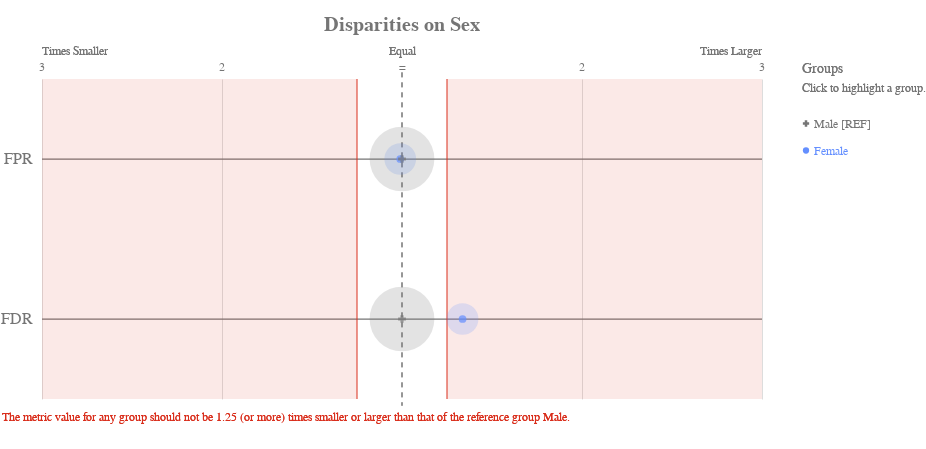

Notebook code for this chart:
### Markdown cell above
### Check for disparities in Sex

### Code cell
ap.disparity(bdf, metrics, 'sex', fairness_threshold = disparity_tolerance)

### Figure 1 — Vega-Lite specification as saved in the notebook (floating-point values rounded to 4 significant figures)
{"config": {"view": {"continuousWidth": 400, "continuousHeight": 300, "strokeWidth": 0}, "axisLeft": {"labelColor": "rgb(117,117,117)", "labelFont": "Arial", "labelFontSize": 16}, "title": {"align": "center", "baseline": "middle", "color": "rgb(117,117,117)", "font": "Arial", "fontSize": 20, "fontWeight": "bold"}}, "layer": [{"data": {"name": "data-99e6e85d8dec8831ad6997b70771f4a9"}, "mark": {"type": "rule", "stroke": "rgb(117,117,117)", "strokeWidth": 1.25, "tooltip": ""}, "encoding": {"x": {"type": "quantitative", "field": "x", "scale": {"domain": [-2, 2], "range": [40.0, 760.0]}}, "x2": {"field": "x2"}, "y": {"type": "nominal", "axis": {"domain": false, "labelAngle": 0, "labelPadding": -30, "orient": "left", "ticks": false, "title": ""}, "field": "metric", "scale": {"domain": ["FPR", "FDR"], "range": [40.0, 360.0]}}}}, {"data": {"name": "data-79dd248bdaa0ea02c535240e8ad022c8"}, "mark": {"type": "rule", "stroke": "rgb(117,117,117)", "strokeDash": [5, 5], "strokeWidth": 1}, "encoding": {"tooltip": {"value": "Male [REF]"}, "x": {"value": 400.0}, "y": {"value": 33.33}, "y2": {"value": 366.7}}}, {"data": {"name": "data-c233327f4cd9b4c2df31bf8015c83e4a"}, "mark": {"type": "text", "align": "center", "color": "rgb(117,117,117)", "font": "Arial", "fontSize": 12, "fontWeight": "normal", "tooltip": ""}, "encoding": {"text": {"type": "nominal", "field": "label"}, "x": {"type": "quantitative", "field": "value", "scale": {"domain": [-2, 2], "range": [40.0, 760.0]}}, "y": {"value": 28.0}}}, {"layer": [{"mark": {"type": "text", "align": "left", "fill": "rgb(117,117,117)", "font": "Arial", "fontSize": 12, "fontWeight": "normal", "tooltip": ""}, "encoding": {"text": {"value": "Times Smaller"}, "x": {"value": 40.0}, "y": {"value": 12.0}}}, {"mark": {"type": "text", "align": "right", "fill": "rgb(117,117,117)", "font": "Arial", "fontSize": 12, "fontWeight": "normal", "tooltip": ""}, "encoding": {"text": {"value": "Times Larger"}, "x": {"value": 760.0}, "y": {"value": 12.0}}}, {"mark": {"type": "text", "align": "center", "fill": "rgb(117,117,117)", "font": "Arial", "fontSize": 12, "fontWeight": "normal", "tooltip": ""}, "encoding": {"text": {"value": "Equal"}, "x": {"value": 400.0}, "y": {"value": 12.0}}}], "data": {"name": "data-79dd248bdaa0ea02c535240e8ad022c8"}}, {"layer": [{"mark": {"type": "rule", "opacity": 0.8, "stroke": "rgb(217, 46, 28)", "strokeWidth": 1.25, "tooltip": ""}, "encoding": {"x": {"type": "quantitative", "field": "min", "scale": {"domain": [-2, 2], "range": [40.0, 760.0]}}, "y": {"value": 40.0}, "y2": {"value": 360.0}}}, {"mark": {"type": "rule", "opacity": 0.8, "stroke": "rgb(217, 46, 28)", "strokeWidth": 1.25, "tooltip": ""}, "encoding": {"x": {"type": "quantitative", "field": "max", "scale": {"domain": [-2, 2], "range": [40.0, 760.0]}}, "y": {"value": 40.0}, "y2": {"value": 360.0}}}, {"layer": [{"mark": {"type": "rect", "fill": "rgb(217, 46, 28)", "opacity": 0.1, "tooltip": ""}, "encoding": {"x": {"type": "quantitative", "field": "min", "scale": {"domain": [-2, 2], "range": [40.0, 760.0]}}, "x2": {"field": "lower_end"}, "y": {"value": 40.0}, "y2": {"value": 360.0}}}, {"mark": {"type": "rect", "fill": "rgb(217, 46, 28)", "opacity": 0.1, "tooltip": ""}, "encoding": {"x": {"type": "quantitative", "field": "max", "scale": {"domain": [-2, 2], "range": [40.0, 760.0]}}, "x2": {"field": "upper_end"}, "y": {"value": 40.0}, "y2": {"value": 360.0}}}]}, {"data": {"name": "data-79dd248bdaa0ea02c535240e8ad022c8"}, "mark": {"type": "text", "align": "left", "baseline": "top", "fill": "rgb(217, 46, 28)", "font": "Arial", "fontSize": 12, "fontWeight": "normal", "tooltip": ""}, "encoding": {"text": {"value": "The metric value for any group should not be 1.25 (or more) times smaller or larger than that of the reference group Male."}, "x": {"value": 0}, "y": {"value": 373.3}}}], "data": {"name": "data-feb20f5d4dfe62687617135ffee93d46"}}, {"layer": [{"mark": "circle"}, {"data": {"name": "data-5cad3661f0c3c3766347afeafabd2900"}, "mark": {"type": "circle", "opacity": 0.2}, "encoding": {"color": {"condition": {"type": "nominal", "field": "attribute_value", "legend": null, "scale": {"domain": ["Male", "Female"], "range": ["rgb(117,117,117)", "rgb(100, 143, 255)", "rgb(254, 97, 0)", "rgb(220, 38, 127)", "rgb(255, 176, 0)", "rgb(120, 94, 240)"]}, "selection": "selector013"}, "value": "rgb(224,224,224)"}, "size": {"type": "quantitative", "field": "group_size", "legend": null, "scale": {"domain": [0, 6983.0], "range": [0, 5027.0]}}, "tooltip": [{"type": "nominal", "field": "attribute_value", "title": "Group"}, {"type": "nominal", "field": "tooltip_group_size", "title": "Group Size"}, {"type": "nominal", "field": "tooltip_disparity_explanation_fpr", "title": "Disparity"}, {"type": "quantitative", "field": "fpr", "format": ".2f", "title": "FPR"}], "x": {"type": "quantitative", "axis": {"domain": false, "labels": false, "ticks": false, "title": null, "values": [1, 2, -2, -1]}, "field": "fpr_disparity_scaled", "scale": {"domain": [-2, 2], "range": [40.0, 760.0]}}, "y": {"type": "nominal", "axis": {"domain": false, "grid": false, "labels": false, "ticks": false, "title": " "}, "field": "metric_variable", "scale": {"domain": ["FPR", "FDR"], "range": [40.0, 360.0]}}}, "selection": {"selector015": {"type": "multi", "empty": "all", "fields": ["attribute_value"]}}, "transform": [{"calculate": "'FPR'", "as": "metric_variable"}]}, {"data": {"name": "data-5cad3661f0c3c3766347afeafabd2900"}, "mark": {"type": "circle", "opacity": 0.2}, "encoding": {"color": {"condition": {"type": "nominal", "field": "attribute_value", "legend": null, "scale": {"domain": ["Male", "Female"], "range": ["rgb(117,117,117)", "rgb(100, 143, 255)", "rgb(254, 97, 0)", "rgb(220, 38, 127)", "rgb(255, 176, 0)", "rgb(120, 94, 240)"]}, "selection": "selector013"}, "value": "rgb(224,224,224)"}, "size": {"type": "quantitative", "field": "group_size", "legend": null, "scale": {"domain": [0, 6983.0], "range": [0, 5027.0]}}, "tooltip": [{"type": "nominal", "field": "attribute_value", "title": "Group"}, {"type": "nominal", "field": "tooltip_group_size", "title": "Group Size"}, {"type": "nominal", "field": "tooltip_disparity_explanation_fdr", "title": "Disparity"}, {"type": "quantitative", "field": "fdr", "format": ".2f", "title": "FDR"}], "x": {"type": "quantitative", "axis": {"domain": false, "labels": false, "ticks": false, "title": null, "values": [1, 2, -2, -1]}, "field": "fdr_disparity_scaled", "scale": {"domain": [-2, 2], "range": [40.0, 760.0]}}, "y": {"type": "nominal", "axis": {"domain": false, "grid": false, "labels": false, "ticks": false, "title": " "}, "field": "metric_variable", "scale": {"domain": ["FPR", "FDR"], "range": [40.0, 360.0]}}}, "selection": {"selector017": {"type": "multi", "empty": "all", "fields": ["attribute_value"]}}, "transform": [{"calculate": "'FDR'", "as": "metric_variable"}]}, {"layer": [{"mark": "point"}, {"data": {"name": "data-5cad3661f0c3c3766347afeafabd2900"}, "mark": {"type": "point", "filled": true, "size": 60}, "encoding": {"color": {"condition": {"type": "nominal", "field": "attribute_value", "legend": null, "scale": {"domain": ["Male", "Female"], "range": ["rgb(117,117,117)", "rgb(100, 143, 255)", "rgb(254, 97, 0)", "rgb(220, 38, 127)", "rgb(255, 176, 0)", "rgb(120, 94, 240)"]}, "selection": "selector013"}, "value": "rgb(224,224,224)"}, "shape": {"type": "nominal", "field": "attribute_value", "legend": null, "scale": {"domain": ["Male", "Female"], "range": ["cross", "circle"]}}, "tooltip": [{"type": "nominal", "field": "attribute_value", "title": "Group"}, {"type": "nominal", "field": "tooltip_group_size", "title": "Group Size"}, {"type": "nominal", "field": "tooltip_disparity_explanation_fpr", "title": "Disparity"}, {"type": "quantitative", "field": "fpr", "format": ".2f", "title": "FPR"}], "x": {"type": "quantitative", "axis": {"domain": false, "labels": false, "ticks": false, "title": null, "values": [1, 2, -2, -1]}, "field": "fpr_disparity_scaled", "scale": {"domain": [-2, 2], "range": [40.0, 760.0]}}, "y": {"type": "nominal", "axis": {"domain": false, "grid": false, "labels": false, "ticks": false, "title": " "}, "field": "metric_variable", "scale": {"domain": ["FPR", "FDR"], "range": [40.0, 360.0]}}}, "selection": {"selector014": {"type": "multi", "empty": "all", "fields": ["attribute_value"]}}, "transform": [{"calculate": "'FPR'", "as": "metric_variable"}]}, {"data": {"name": "data-5cad3661f0c3c3766347afeafabd2900"}, "mark": {"type": "point", "filled": true, "size": 60}, "encoding": {"color": {"condition": {"type": "nominal", "field": "attribute_value", "legend": null, "scale": {"domain": ["Male", "Female"], "range": ["rgb(117,117,117)", "rgb(100, 143, 255)", "rgb(254, 97, 0)", "rgb(220, 38, 127)", "rgb(255, 176, 0)", "rgb(120, 94, 240)"]}, "selection": "selector013"}, "value": "rgb(224,224,224)"}, "shape": {"type": "nominal", "field": "attribute_value", "legend": null, "scale": {"domain": ["Male", "Female"], "range": ["cross", "circle"]}}, "tooltip": [{"type": "nominal", "field": "attribute_value", "title": "Group"}, {"type": "nominal", "field": "tooltip_group_size", "title": "Group Size"}, {"type": "nominal", "field": "tooltip_disparity_explanation_fdr", "title": "Disparity"}, {"type": "quantitative", "field": "fdr", "format": ".2f", "title": "FDR"}], "x": {"type": "quantitative", "axis": {"domain": false, "labels": false, "ticks": false, "title": null, "values": [1, 2, -2, -1]}, "field": "fdr_disparity_scaled", "scale": {"domain": [-2, 2], "range": [40.0, 760.0]}}, "y": {"type": "nominal", "axis": {"domain": false, "grid": false, "labels": false, "ticks": false, "title": " "}, "field": "metric_variable", "scale": {"domain": ["FPR", "FDR"], "range": [40.0, 360.0]}}}, "selection": {"selector016": {"type": "multi", "empty": "all", "fields": ["attribute_value"]}}, "transform": [{"calculate": "'FDR'", "as": "metric_variable"}]}]}]}, {"layer": [{"mark": {"type": "point", "filled": true, "opacity": 1, "size": 39.48}, "encoding": {"color": {"condition": {"type": "nominal", "field": "attribute_value", "legend": null, "scale": {"domain": ["Male", "Female"], "range": ["rgb(117,117,117)", "rgb(100, 143, 255)", "rgb(254, 97, 0)", "rgb(220, 38, 127)", "rgb(255, 176, 0)", "rgb(120, 94, 240)"]}, "selection": "selector013"}, "value": "rgb(224,224,224)"}, "shape": {"type": "nominal", "field": "attribute_value", "legend": null, "scale": {"domain": ["Male", "Female"], "range": ["cross", "circle"]}}, "x": {"value": 804}, "y": {"type": "nominal", "axis": {"domain": false, "grid": false, "labels": false, "ticks": false, "title": " "}, "field": "attribute_value", "scale": {"domain": ["Male", "Female"], "range": [71, 125]}}}, "selection": {"selector013": {"type": "multi", "empty": "all", "fields": ["attribute_value"]}}}, {"mark": {"type": "text", "align": "left", "baseline": "middle", "font": "Arial", "fontSize": 12, "fontWeight": "normal"}, "encoding": {"color": {"condition": {"type": "nominal", "field": "attribute_value", "legend": null, "scale": {"domain": ["Male", "Female"], "range": ["rgb(117,117,117)", "rgb(100, 143, 255)", "rgb(254, 97, 0)", "rgb(220, 38, 127)", "rgb(255, 176, 0)", "rgb(120, 94, 240)"]}, "selection": "selector013"}, "value": "rgb(224,224,224)"}, "text": {"type": "nominal", "field": "label"}, "x": {"value": 812}, "y": {"type": "nominal", "axis": {"domain": false, "grid": false, "labels": false, "ticks": false, "title": " "}, "field": "attribute_value", "scale": {"domain": ["Male", "Female"], "range": [71, 125]}}}, "selection": {"selector018": {"type": "multi", "empty": "all", "fields": ["attribute_value"]}}}, {"data": {"name": "data-79dd248bdaa0ea02c535240e8ad022c8"}, "mark": {"type": "text", "align": "left", "baseline": "middle", "color": "rgb(117,117,117)", "font": "Arial", "fontSize": 12, "fontWeight": "normal"}, "encoding": {"text": {"value": "Click to highlight a group."}, "x": {"value": 800}, "y": {"value": 49}}}, {"data": {"name": "data-79dd248bdaa0ea02c535240e8ad022c8"}, "mark": {"type": "text", "align": "left", "baseline": "middle", "color": "rgb(117,117,117)", "font": "Arial", "fontSize": 14, "fontWeight": "normal"}, "encoding": {"text": {"value": "Groups"}, "x": {"value": 800}, "y": {"value": 30}}}], "data": {"name": "data-d79b6fcf6fc2d8883b03661337595d04"}}], "height": 400, "padding": {"top": 15, "bottom": 10}, "resolve": {"scale": {"size": "independent", "y": "independent"}}, "title": "Disparities on Sex", "width": 800, "$schema": "https://vega.github.io/schema/vega-lite/v4.8.1.json", "datasets": {"data-99e6e85d8dec8831ad6997b70771f4a9": [{"metric": "FPR", "x": -2, "x2": 2}, {"metric": "FDR", "x": -2, "x2": 2}], "data-79dd248bdaa0ea02c535240e8ad022c8": [{"a": 1, "b": 0}, {"a": 1, "b": 0}], "data-c233327f4cd9b4c2df31bf8015c83e4a": [{"value": 1, "label": 2}, {"value": 2, "label": 3}, {"value": -2, "label": 3}, {"value": -1, "label": 2}, {"value": 0, "label": "="}], "data-feb20f5d4dfe62687617135ffee93d46": [{"min": -0.25, "max": 0.25, "lower_end": -2, "upper_end": 2}], "data-5cad3661f0c3c3766347afeafabd2900": [{"attribute_name": "sex", "attribute_value": "Female", "group_size": 1395, "total_entities": 7214, "fpr": 0.3211, "fdr": 0.4873, "fpr_disparity": 0.9903, "fdr_disparity": 1.336, "fpr_disparity_scaled": -0.009751, "fdr_disparity_scaled": 0.3364, "tooltip_group_size": "1,395 (19.34%)", "tooltip_disparity_explanation_fpr": "1.01 times smaller FPR than the reference group", "tooltip_disparity_explanation_fdr": "1.34 times larger FDR than the reference group"}, {"attribute_name": "sex", "attribute_value": "Male", "group_size": 5819, "total_entities": 7214, "fpr": 0.3242, "fdr": 0.3646, "fpr_disparity": 1.0, "fdr_disparity": 1.0, "fpr_disparity_scaled": 0.0, "fdr_disparity_scaled": 0.0, "tooltip_group_size": "5,819 (80.66%)", "tooltip_disparity_explanation_fpr": "Reference group", "tooltip_disparity_explanation_fdr": "Reference group"}], "data-d79b6fcf6fc2d8883b03661337595d04": [{"attribute_value": "Male", "label": "Male [REF]"}, {"attribute_value": "Female", "label": "Female"}]}}
